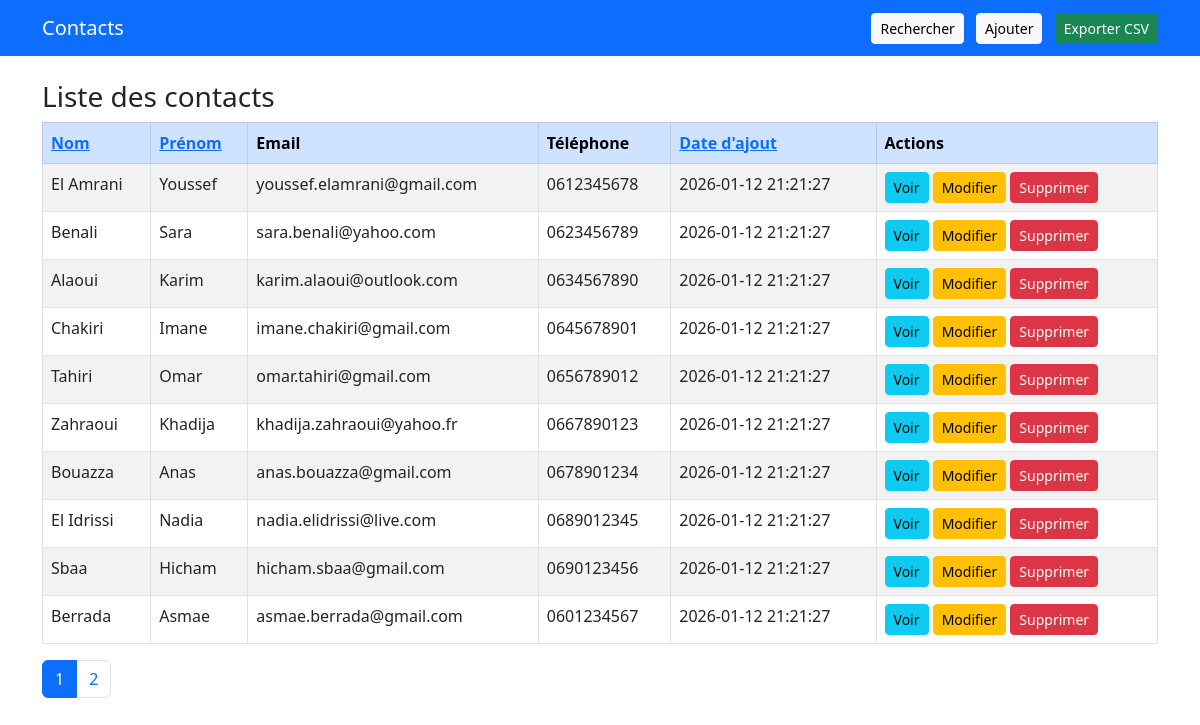
The page / on the database its author committed.
### tables this page shows
CREATE TABLE IF NOT EXISTS contacts (
    id INT PRIMARY KEY AUTO_INCREMENT,
    nom VARCHAR(100) NOT NULL,
    prenom VARCHAR(100) NOT NULL,
    email VARCHAR(150) UNIQUE,
    telephone VARCHAR(20),
    adresse TEXT,
    date_naissance DATE,
    notes TEXT,
    date_creation TIMESTAMP DEFAULT CURRENT_TIMESTAMP,
    date_modification TIMESTAMP DEFAULT CURRENT_TIMESTAMP ON UPDATE CURRENT_TIMESTAMP
);

### index.php (the view, shortened to what this page needs)
<?php
require 'config/database.php';
require 'includes/header.php';
$page = isset($_GET['page']) ? (int)$_GET['page'] : 1;
$limit = 10;
$offset = ($page - 1) * $limit;
$tri = isset($_GET['tri']) ? $_GET['tri'] : 'date_creation';
$ordre = isset($_GET['ordre']) ? $_GET['ordre'] : 'DESC';
$ordre = ($ordre === 'ASC') ? 'ASC' : 'DESC';
$next_ordre = ($ordre === 'ASC') ? 'DESC' : 'ASC';
$total = $pdo->query("SELECT COUNT(*) FROM contacts")->fetchColumn();
$pages = ceil($total / $limit);
$stmt = $pdo->query("SELECT * FROM contacts ORDER BY $tri $ordre LIMIT $limit OFFSET $offset");
$contacts = $stmt->fetchAll();
?>
<h3>Liste des contacts</h3>
<table class="table table-bordered table-striped">
    <thead class="table-primary">
        <tr>
            <th><a href="?tri=nom&ordre=<?= $next_ordre ?>">Nom</a></th>
            <th><a href="?tri=prenom&ordre=<?= $next_ordre ?>">Prénom</a></th>
            <th>Email</th>
            <th>Téléphone</th>
            <th><a href="?tri=date_creation&ordre=<?= $next_ordre ?>">Date d'ajout</a></th>
            <th>Actions</th>
        </tr>
    </thead>
    <tbody>
        <?php foreach ($contacts as $c): ?>
            <tr>
                <td><?= htmlspecialchars($c['nom']) ?></td>
                <td><?= htmlspecialchars($c['prenom']) ?></td>
                <td><?= htmlspecialchars($c['email']) ?></td>
                <td><?= htmlspecialchars($c['telephone']) ?></td>
                <td><?= $c['date_creation'] ?></td>
                <td>
                    <a href="modifier.php?id=<?= $c['id'] ?>" class="btn btn-sm btn-info">Voir</a>
                    <a href="modifier.php?id=<?= $c['id'] ?>" class="btn btn-sm btn-warning">Modifier</a>
                    <a href="supprimer.php?id=<?= $c['id'] ?>" class="btn btn-sm btn-danger" onclick="return confirm('Supprimer ce contact ?')">Supprimer</a>
                </td>
            </tr>
        <?php endforeach; ?>
    </tbody>
</table>
<nav>
    <ul class="pagination">
        <?php for ($i = 1; $i <= $pages; $i++): ?>
            <li class="page-item <?= ($i == $page) ? 'active' : '' ?>">
                <a class="page-link" href="?page=<?= $i ?>&tri=<?= $tri ?>&ordre=<?= $ordre ?>"><?= $i ?></a>
            </li>
        <?php endfor; ?>
    </ul>
</nav>
<?php require 'includes/footer.php'; ?>

### includes/header.php (shortened to what this page needs)
<!DOCTYPE html>
<html lang="fr">
<head>
    <link href="https://cdn.jsdelivr.net/npm/bootstrap@5.3.0/dist/css/bootstrap.min.css" rel="stylesheet">
</head>
<body>
<nav class="navbar navbar-expand-lg navbar-dark bg-primary">
    <div class="container">
        <a class="navbar-brand" href="index.php">Contacts</a>
        <div>
            <a class="btn btn-light btn-sm me-2" href="rechercher.php">Rechercher</a>
            <a class="btn btn-light btn-sm me-2" href="ajouter.php">Ajouter</a>
            <a class="btn btn-success btn-sm" href="exporter.php">Exporter CSV</a>
        </div>
    </div>
</nav>
<div class="container mt-4">

### includes/footer.php (shortened to what this page needs)
</div>
</body>
</html>

### rows shown on the page
contacts: nom "El Amrani", prenom "Youssef", email "youssef.elamrani@gmail.com", telephone "0612345678", date_creation "2026-01-12 21:21:27"
contacts: nom "Benali", prenom "Sara", email "sara.benali@yahoo.com", telephone "0623456789", date_creation "2026-01-12 21:21:27"
contacts: nom "Alaoui", prenom "Karim", email "karim.alaoui@outlook.com", telephone "0634567890", date_creation "2026-01-12 21:21:27"
contacts: nom "Chakiri", prenom "Imane", email "imane.chakiri@gmail.com", telephone "0645678901", date_creation "2026-01-12 21:21:27"
contacts: nom "Tahiri", prenom "Omar", email "omar.tahiri@gmail.com", telephone "0656789012", date_creation "2026-01-12 21:21:27"
contacts: nom "Zahraoui", prenom "Khadija", email "khadija.zahraoui@yahoo.fr", telephone "0667890123", date_creation "2026-01-12 21:21:27"
contacts: nom "Bouazza", prenom "Anas", email "anas.bouazza@gmail.com", telephone "0678901234", date_creation "2026-01-12 21:21:27"
contacts: nom "El Idrissi", prenom "Nadia", email "nadia.elidrissi@live.com", telephone "0689012345", date_creation "2026-01-12 21:21:27"
contacts: nom "Sbaa", prenom "Hicham", email "hicham.sbaa@gmail.com", telephone "0690123456", date_creation "2026-01-12 21:21:27"
contacts: nom "Berrada", prenom "Asmae", email "asmae.berrada@gmail.com", telephone "0601234567", date_creation "2026-01-12 21:21:27"
